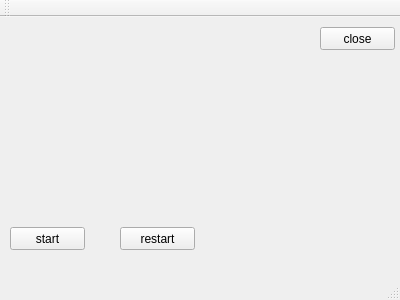
<?xml version="1.0" encoding="UTF-8"?>
<ui version="4.0">
 <class>MainWindow</class>
 <widget class="QMainWindow" name="MainWindow">
  <property name="geometry">
   <rect>
    <x>0</x>
    <y>0</y>
    <width>400</width>
    <height>300</height>
   </rect>
  </property>
  <property name="windowTitle">
   <string>MainWindow</string>
  </property>
  <widget class="QWidget" name="centralWidget">
   <widget class="QPushButton" name="startBtn">
    <property name="geometry">
     <rect>
      <x>10</x>
      <y>210</y>
      <width>75</width>
      <height>23</height>
     </rect>
    </property>
    <property name="text">
     <string>start</string>
    </property>
   </widget>
   <widget class="QPushButton" name="newBtn">
    <property name="geometry">
     <rect>
      <x>120</x>
      <y>210</y>
      <width>75</width>
      <height>23</height>
     </rect>
    </property>
    <property name="text">
     <string>restart</string>
    </property>
   </widget>
   <widget class="QPushButton" name="closeBtn">
    <property name="geometry">
     <rect>
      <x>320</x>
      <y>10</y>
      <width>75</width>
      <height>23</height>
     </rect>
    </property>
    <property name="text">
     <string>close</string>
    </property>
   </widget>
  </widget>
  <widget class="QMenuBar" name="menuBar">
   <property name="geometry">
    <rect>
     <x>0</x>
     <y>0</y>
     <width>400</width>
     <height>23</height>
    </rect>
   </property>
  </widget>
  <widget class="QToolBar" name="mainToolBar">
   <attribute name="toolBarArea">
    <enum>TopToolBarArea</enum>
   </attribute>
   <attribute name="toolBarBreak">
    <bool>false</bool>
   </attribute>
  </widget>
  <widget class="QStatusBar" name="statusBar"/>
 </widget>
 <layoutdefault spacing="6" margin="11"/>
 <resources/>
 <connections/>
</ui>
